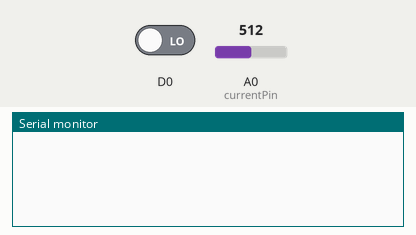
Recording of a sketch running on a simulated ESP8266 (NodeMCU). Shown: the last lines printed to the serial monitor. Inputs (shaded band) come from the test bench; at power-on: D0 LOW, A0 (currentPin) = 512. WiFi joins after 1.5 s; servers stay silent unless stated; random numbers use the default seed unless the sketch sets one.

Above: at 3.0 s.
3.1 s: D0 driven HIGH
At 6.1 s:
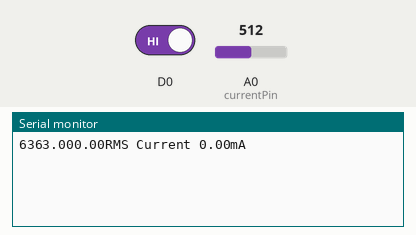
9.3 s: D0 driven LOW
At 12.4 s:
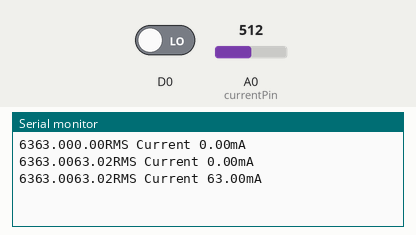
Timing chart, 0 to 13.9 s (numbered marks = the images above; inputs shaded):
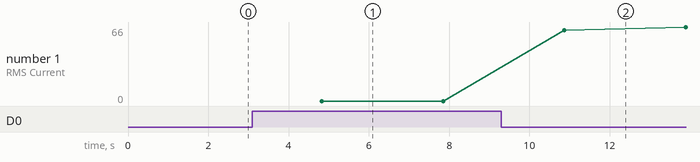

Measured:
- after the input at 3.1 s, the serial monitor: prints a new line after 1.7 s (image 1)
- after the input at 9.3 s, the serial monitor: prints a new line after 1.6 s (image 2)
- plotted number 1: 0 → 66 after the input at 9.3 s

The sketch:

SPARK.ino
```cpp
#define BLYNK_PRINT Serial
#include <SPI.h>
#include <Ethernet.h>
#include <BlynkSimpleEsp8266.h>

char auth[] = "d3226cad474744aba56702e536d3c6ea";
char ssid[] = "mi4";    // Your WiFi credentials.
char pass[] = "12345689";
float power =14;
float volt=220;
double minvalue;
double maxvalue;
BlynkTimer timer;

double kilos = 0;
int peakPower = 0;
const int currentPin = A0;
int sensitivity = 66;
int adcValue= 0;
int offsetVoltage = 2500;
double adcVoltage = 0;
double currentValue = 0;
double dayvalue=0;
double mnthvalue=0;
WidgetLCD lcd(V1);

void setup()
{
    Serial.begin(9600);
    Blynk.begin(auth, ssid, pass);
    randomSeed(analogRead(currentPin));
    lcd.clear();
    timer.setInterval(1000L, sendSensor);
}

void sendSensor()
{
  int current = 0;
  int maxCurrent = 0;
  int minCurrent = 1000;
  for (int i=0 ; i<=200 ; i++)  //Monitors and logs the current input for 200 cycles to determine max and min current
  {
    current = analogRead(currentPin);    //Reads current input and records maximum and minimum current
    if(current >= maxCurrent)
      maxCurrent = current;
    else if(current <= minCurrent)
      minCurrent = current;
  }
  if (maxCurrent <= 517)
  {
    maxCurrent = 516;
  }
  double RMSCurrent = ((maxCurrent - 516)*0.707)/11.8337;    //Calculates RMS current based on maximum value
  int RMSPower = 220*RMSCurrent;    //Calculates RMS Power Assuming Voltage 220VAC, change to 110VAC accordingly
  if (RMSPower > peakPower)
  {
    peakPower = RMSPower;
  }
  kilos = kilos + (RMSPower * (2.05/60/60/1000));    //Calculate kilowatt hours used
  delay (2000);

  current=(power/volt)*1000;
  Serial.print(current);
  minvalue=(current-0.005);
  Serial.print(minvalue);
  Serial.print(maxvalue);
  maxvalue=(current+0.015);
  if(digitalRead(D0)==HIGH)
  {
       RMSCurrent=0;
  }
  else
  {
      RMSCurrent=random(63,67);
  }

  Serial.print("RMS Current ");
  Serial.print(RMSCurrent);
  Serial.println("mA");
//  dayvalue=currentValue*60*60*24*4;
//  mnthvalue=dayvalue*30;
  lcd.print(0,0,"MilliAmpere:");
  lcd.print(7,0,RMSCurrent);
  Blynk.virtualWrite(V0, RMSCurrent);
  delay(1000);
}


void loop()
{
  Blynk.run();
  timer.run();
}
```
